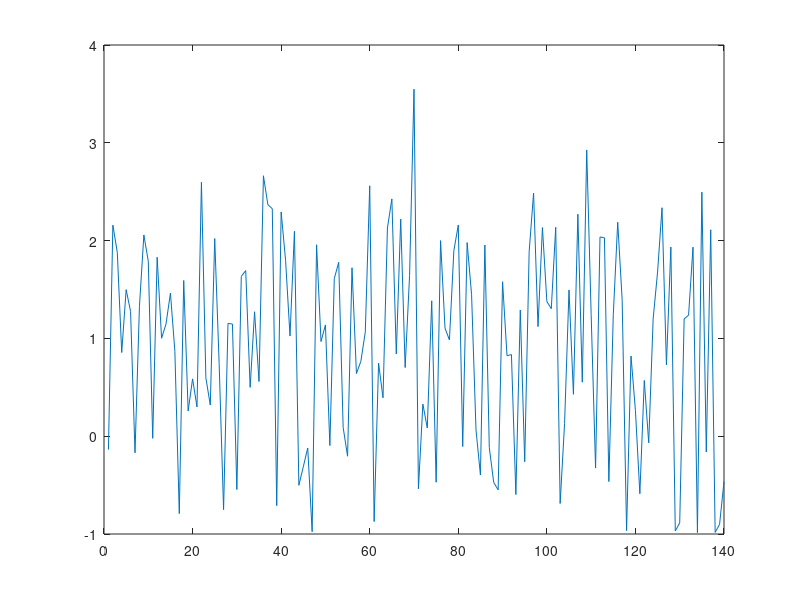

Here is the MATLAB script that generated this plot:

clear all; close all; clc;

r = normrnd(1,3,[1 100]);
plot(r)


r = normrnd(1,1,[1 140]);
plot(r)

% aggiungo questo commento ora

% added another comment

% Marcello's comment from his branch

% aggiungo ciao
